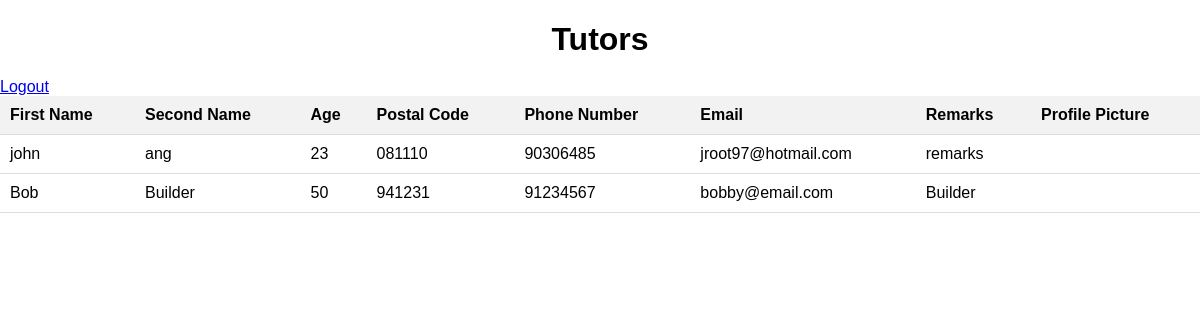
Screenshot of /tutors/view/ with the database file from the repository.
### tutors/models.py (models this page shows)
class Tutors(models.Model):
    first_name = models.CharField(max_length=100)
    last_name = models.CharField(max_length=100)
    age = models.PositiveIntegerField()
    gender = models.CharField(max_length=10)
    postal_code = models.CharField(max_length=10)
    phone_number = models.CharField(max_length=50)
    email = models.EmailField(max_length=100)
    remarks = models.TextField()
    bio = models.TextField()
    current_occupation = models.CharField(max_length=200)
    created_date = models.DateTimeField(auto_now_add=True)
    resume = models.FileField(upload_to='resumes/')
    certificate = models.FileField(upload_to='certificates/')
    profile_picture = models.ImageField(upload_to='profile_picture/')

### tutors/views.py (the view)
# urls.py: path("view/", views.tutor_list, name="tutor-view"),
def tutor_list(request):
    tutors = Tutors.objects.all()
    return render(request, 'tutors/tutors-list.html', {'tutors': tutors})

### tutors/templates/tutors/tutors-list.html (shortened to what this page needs)
<!DOCTYPE html>
<html lang="en">
  <head>
  </head>
  <body>
    <h1>Tutors</h1>
    <a href="{% url 'logout' %}">Logout</a>
    <table>
      <thead>
        <tr>
          <th>First Name</th>
          <th>Second Name</th>
          <th>Age</th>
          <th>Postal Code</th>
          <th>Phone Number</th>
          <th>Email</th>
          <th>Remarks</th>
          <th>Profile Picture</th>
        </tr>
      </thead>
      <tbody>
        {% for tutor in tutors %}
        <tr>
          <td>{{ tutor.first_name }}</td>
          <td>{{ tutor.last_name }}</td>
          <td>{{ tutor.age }}</td>
          <td>{{ tutor.postal_code }}</td>
          <td>{{ tutor.phone_number }}</td>
          <td>{{ tutor.email }}</td>
          <td>{{ tutor.remarks }}</td>
          <td>
          </td>
        </tr>
        {% endfor %}
      </tbody>
    </table>
  </body>
</html>

### tutors/templates/tutors/tutors-list.html (style rules this page uses)
body { font-family: Arial, sans-serif; margin: 0; padding: 0; }
h1 { text-align: center; margin-bottom: 20px; }
table { width: 100%; border-collapse: collapse; }
th, td { padding: 10px; text-align: left; border-bottom: 1px solid #ddd; }
th { background-color: #f2f2f2; font-weight: bold; }

### rows the page displays
Tutors: first_name "john", last_name "ang", age "23", postal_code "081110", phone_number "90306485", email "jroot97@hotmail.com", remarks "remarks"
Tutors: first_name "Bob", last_name "Builder", age "50", postal_code "941231", phone_number "91234567", email "bobby@email.com", remarks "Builder"
